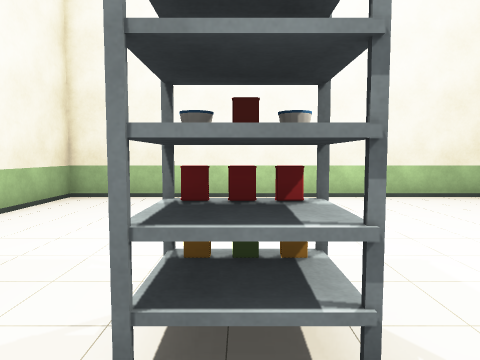
view 1 (above)

12 first-person views from a walk through a Unity game level. The camera is 1.4 m above the floor, tilts 4° down and sees 70° across. The floor is counted in squares, 1 m on a side. Each view is taken from the middle of a square. On the plan, view 1 faces up. The plan holds only what a view shows up to about 15 squares ahead; the rest is blank. The place goes on beyond the plan.

view 2
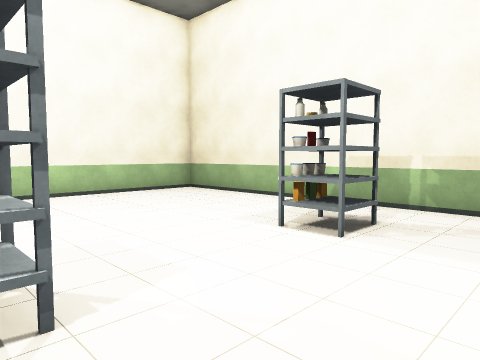

view 3
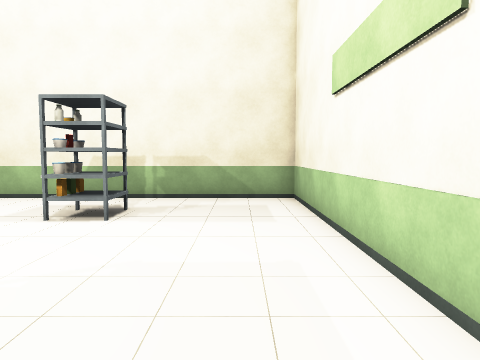

view 4
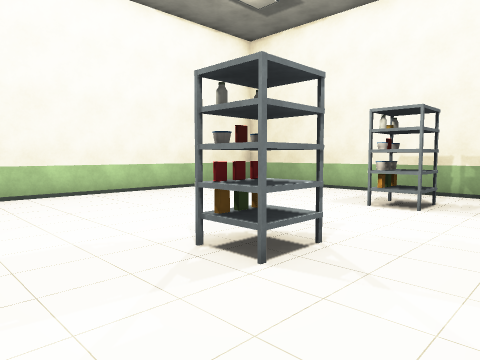

view 5
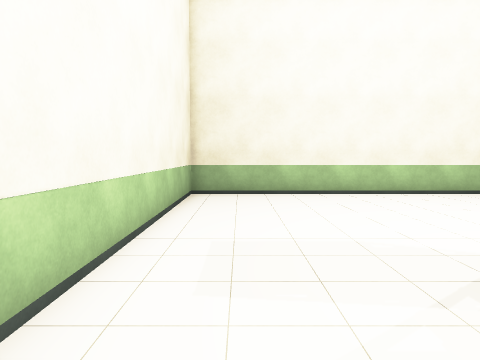

view 6
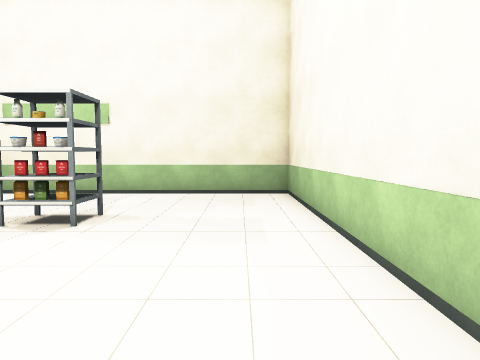

view 7
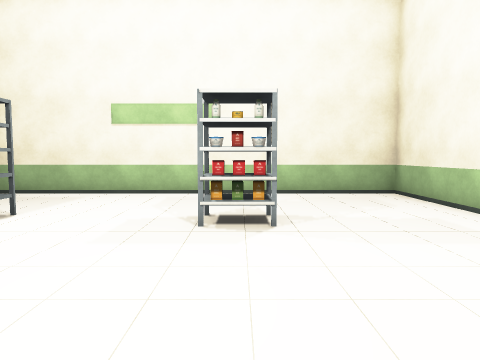

view 8
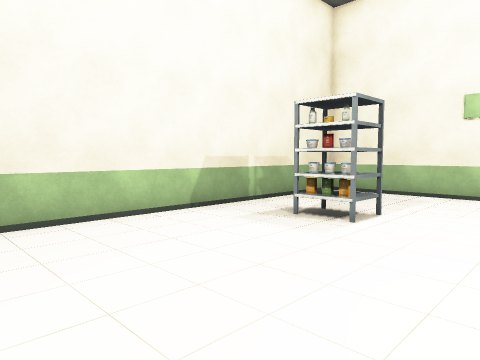

view 9
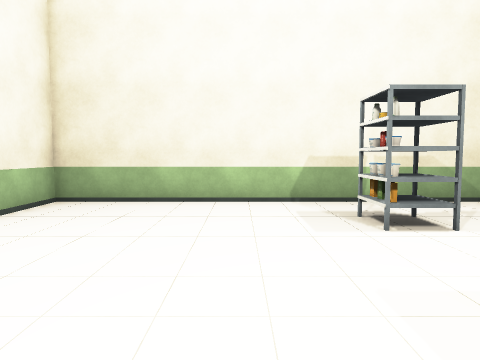

view 10
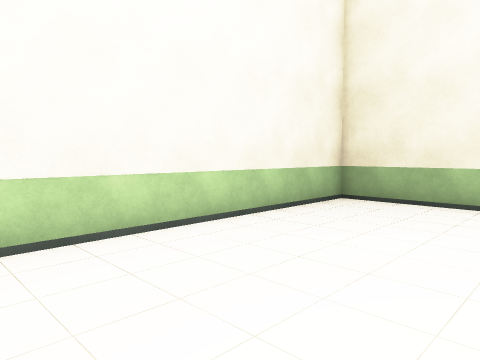

view 11
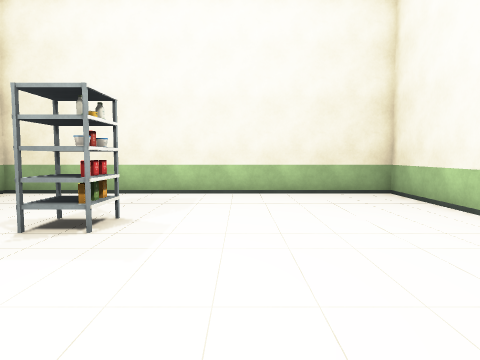

view 12
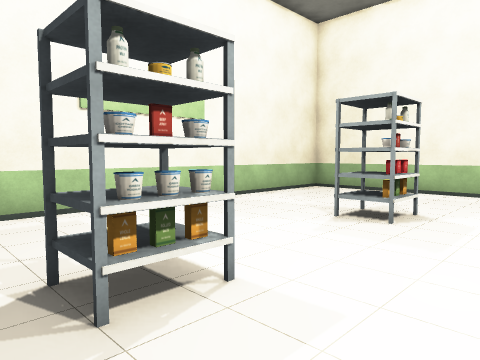

### Floor plan
Points are (right, up) in squares from view 1. A wall is a line through its corners. A room is listed if a view was taken in it or the views show most of it. See-through windows are left out.
Room 1 (views 1, 2, 3, 4, 5, 6, 7, 8, 9, 10, 11, 12)
walls: (0.8, 3.3) (0.8, 1.9) (-0.7, 1.9) (-0.7, 3.3) (0.8, 3.3); (6.9, 2.6) (6.9, 1.9) (5.4, 1.9) (5.4, 3.4); (9.4, 11.7) (-5.8, 11.7) (-5.8, -2.8) (9.4, -2.8) (9.4, 11.7)
objects: other object (6, 3); other object (7, 3)

Where each view was taken, in squares from view 1:
view 1: 0 up, 0 right, facing up
view 2: 1 down, 0 right, facing up-right
view 3: 1 down, 2 left, facing right
view 4: 1 down, 4 left, facing up-right
view 5: 1 down, 4 left, facing up
view 6: 10 up, 4 left, facing down
view 7: 10 up, 0 right, facing down
view 8: 10 up, 2 right, facing down-right
view 9: 6 up, 1 left, facing right
view 10: 6 up, 1 left, facing up-right
view 11: 6 up, 7 right, facing left
view 12: 6 up, 8 right, facing down-left
